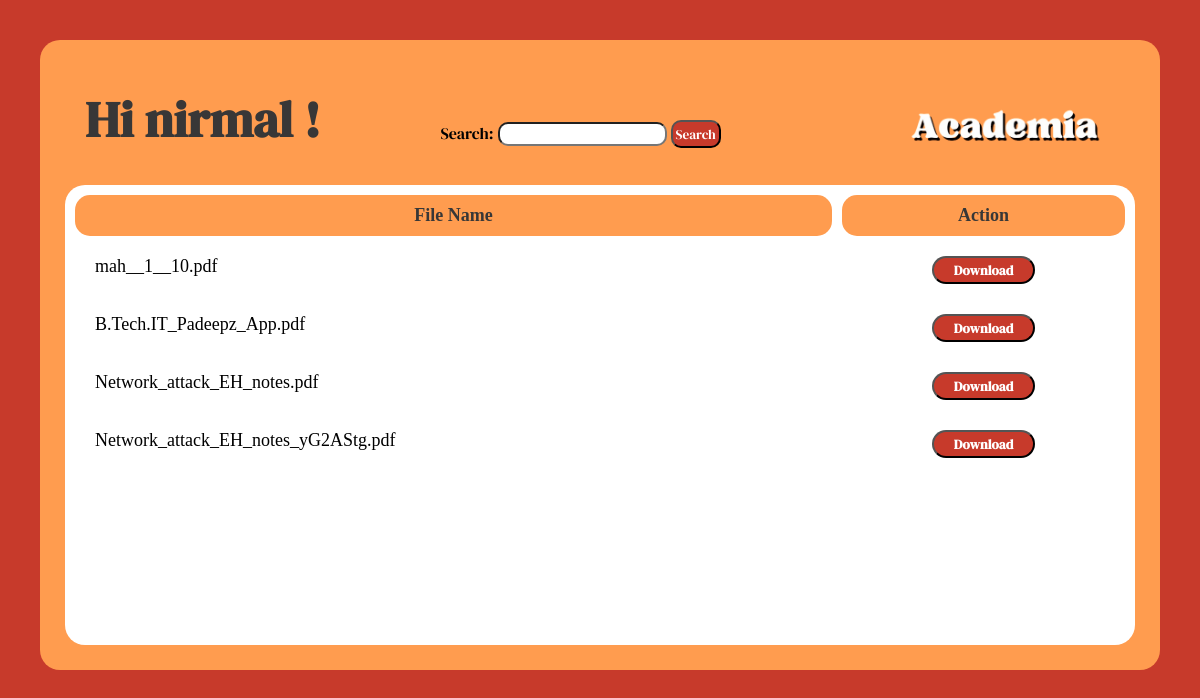
The app's page /studenthome/ (signed in) with its own data.
### login/models.py (models this page shows, shortened)
class UserProfile(models.Model):
    USER_TYPE_CHOICES = [
        ('Student', 'Student'),
        ('Teacher', 'Teacher'),
    ]
    name = models.CharField(max_length=255)
    user_type = models.CharField(max_length=7, choices=USER_TYPE_CHOICES)
    roll_number = models.CharField(max_length=20, blank=True, null=True)
    teacher_id = models.CharField(max_length=20, blank=True, null=True)
    email = models.EmailField(primary_key=True)
    password = models.CharField(max_length=100)
    forgot = models.CharField(max_length=100,default='None')

### teacherhome/models.py (models this page shows, shortened)
class File(models.Model):
    owner = models.ForeignKey(User, on_delete=models.CASCADE)
    email = models.EmailField()
    file = models.FileField(upload_to='files/')
    permission = models.IntegerField(choices=[(0, 'No Permission'), (1, 'Allow Permission')])

### studenthome/views.py (the view)
# urls.py: path('studenthome/', views.studentHome, name='studenthome'),
@login_required
def studentHome(request):
    try:
        profile = UserProfile.objects.get(email=request.user.email)
    except UserProfile.DoesNotExist:
        profile = None
        print('UserProfile not found for user:', request.user.email)
    search_query = request.GET.get('search', '')
    files = File.objects.filter(permission=1)
    if search_query:
        files = File.objects.filter(permission=1,file__icontains=search_query)
    context = {
        'profile': profile,
        'files_data': files,
        'search_query': search_query,
    }
    return render(request, 'studenthome.html', context)

### studenthome/templatetags/student_custom_filters.py (called while the page is built)
@register.filter(name='get_file_name')
def get_file_name(value):
    return value.split('/')[-1]

### studenthome/templates/studenthome.html (shortened to what this page needs)
<!DOCTYPE html>
<html lang="en">
<head>
    {% load static %}
    {% load static %}
    <link rel="stylesheet" href="{% static 'studenthome.css' %}">
</head>
<body>
    <div id="outerBody">
        <div id="dummy">
            <h1 id="hello">
                {% with profile.name as username %}
                    Hi {% if request.user.is_authenticated %} {{ username }} {% else %} Not Found {% endif %} !
                {% endwith %}
            </h1>
            <form style="padding-top: 55px;padding-left:100px;float: left;" method="get" action="">
                <label style="font-family: 'DM Serif Display', serif;" for="search">Search:</label>
                <input type="text" style="font-family: 'DM Serif Display', serif; border-radius: 10px;" name="search">
                <button style="font-family: 'DM Serif Display', serif; background-color: #c73a2b; color: #ffffff; border-radius: 10px; padding: 3px;" type="submit">Search</button>
            </form>
            {% load static %}
            <img src="{% static 'textLogo.png' %}" alt="Text Logo" width="250px" style="float: right;padding-top: 9px;">
        </div>
        <div class="table-container" id="innerBody">
            <table style="width: 100%; border-spacing: 10px;">
                <thead style="background-color: #ff9c4f; color: #383737;">
                    <tr>
                        <th style="padding: 10px;border-radius: 15px;font-size: large;">File Name</th>
                        <th  style="padding: 10px;border-radius: 15px;font-size: large;">Action</th>
                    </tr>
                </thead>
                <tbody>
                    {% for file_data in files_data %}
                        <tr>
                            {% load student_custom_filters %}
                            <td style="float: left;padding-left: 20px;">{{ file_data.file.name|get_file_name }}</td>
                            <td>
                                <form action="{% url 'download_file' file_data.id %}" method="get">
                                    <button type="submit" class="download-button" style="font-family: 'DM Serif Display', serif;background-color:#c73a2b;color:#ffffff;border-radius: 20px;font-weight: bold; padding: 3px 20px;">Download</button>
                                </form>
                            </td>
                        </tr>
                    {% endfor %}
                </tbody>
            </table>
        </div>
    </div>
</body>
</html>

### studenthome/static/studenthome.css (style rules this page uses)
body { margin: 0px; padding: 0px; background-color: #c73a2b; overflow: hidden; justify-content: center; align-items: center; height: 100vh; }
#outerBody { height: 580px; background-color: #ff9c4f; margin: 40px; border-radius: 20px; padding: 25px; text-align: center; }
#dummy { height: 120px; }
#innerBody { height: 460px; background-color: #ffffff; border-radius: 20px; }
#hello { float: left; font-family: 'DM Serif Display', serif; color: #383737; font-size: 50px; margin: 20px; }

### studenthome/templates/studenthome.html (style rules this page uses)
body { margin: 0px; padding: 0px; background-color: #c73a2b; overflow: hidden; justify-content: center; align-items: center; height: 100vh; }
#outerBody { height: 580px; background-color: #ff9c4f; margin: 40px; border-radius: 20px; padding: 25px; text-align: center; }
#dummy { height: 120px; }
#innerBody { height: 460px; background-color: #ffffff; border-radius: 20px; }
#hello { float: left; font-family: 'DM Serif Display', serif; color: #383737; font-size: 50px; margin: 20px; }
.table-container { overflow-x: auto; }
table { width: 100%; border-spacing: 10px; }
th, td { padding: 10px; border-radius: 15px; font-size: large; }
thead { background-color: #ff9c4f; color: #383737; }
.download-button { font-family: 'DM Serif Display', serif; background-color: #c73a2b; color: #ffffff; border-radius: 20px; font-weight: bold; padding: 3px 20px; }

### records on screen
UserProfile: name "nirmal"
File: file.name|get_file_name "mah__1__10.pdf"
File: file.name|get_file_name "B.Tech.IT_Padeepz_App.pdf"
File: file.name|get_file_name "Network_attack_EH_notes.pdf"
File: file.name|get_file_name "Network_attack_EH_notes_yG2AStg.pdf"
